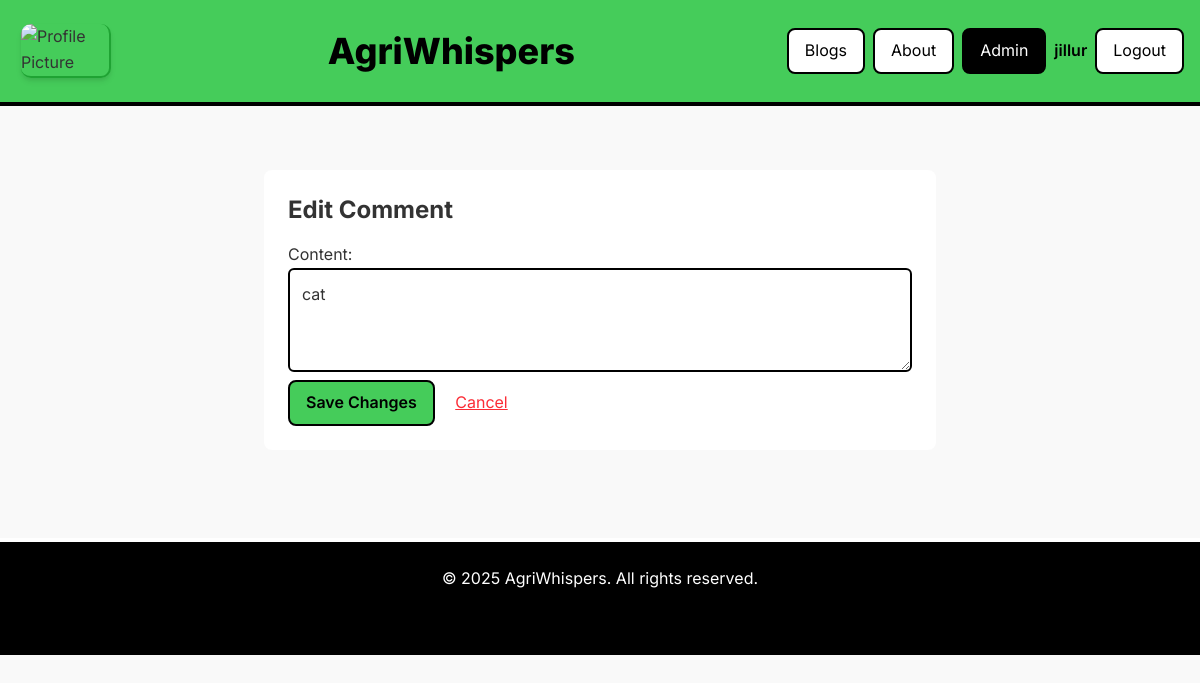
Before: /greenblog/comment/26/edit/ (signed in) with the older database file.
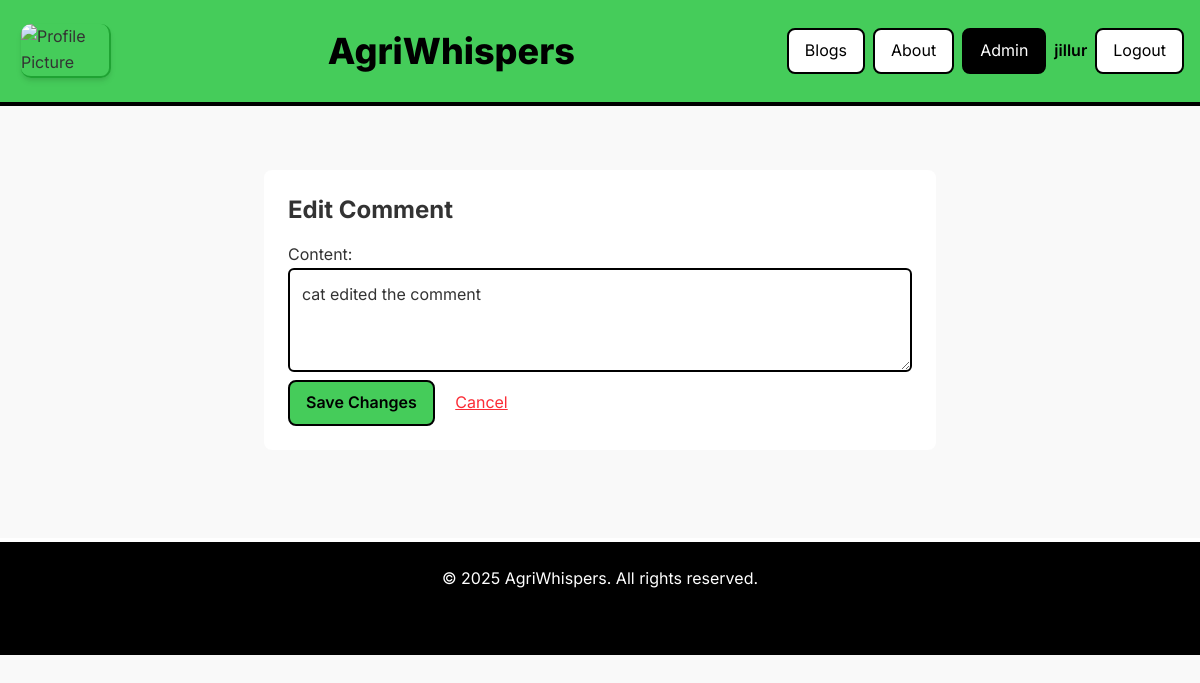
After: the same page with the newer database file.
### blog/models.py (models this page shows, shortened)
class Comment(models.Model):
    post = models.ForeignKey(BlogPost, on_delete=models.CASCADE, related_name='comments')
    user = models.ForeignKey(User, on_delete=models.CASCADE)
    content = models.TextField()
    created_at = models.DateTimeField(auto_now_add=True)

### blog/views.py (the view)
# urls.py: path('comment/<int:pk>/edit/', views.edit_comment, name='edit_comment'),
@login_required
def edit_comment(request, pk):
    comment = get_object_or_404(Comment, pk=pk)
    if comment.user != request.user:
        return HttpResponseForbidden("You are not allowed to edit this comment.")
    if request.method == 'POST':
        form = CommentForm(request.POST, instance=comment)
        if form.is_valid():
            form.save()
            return redirect(comment.post.get_absolute_url())  # redirect back to the blog post
    else:
        form = CommentForm(instance=comment)
    return render(request, 'blog/edit_comment.html', {'form': form})

### blog/forms.py
class CommentForm(forms.ModelForm):
    class Meta:
        model = Comment
        fields = ['content']
        widgets = {
            'content': forms.Textarea(attrs={
                'class': 'w-full border-2 border-black p-3 rounded-md',
                'rows': 3,
                'placeholder': 'Write your comment here...'
            })
        }

### blog/context_processors.py (called while the page is built)
def current_time(request):
    return {'current_time': datetime.now()}

### blog/models.py (called while the page is built)
    def get_absolute_url(self):
        return reverse('blog_detail', kwargs={'id': self.id, 'slug': self.slug})

### blog/templates/blog/edit_comment.html (shortened to what this page needs)
{% extends 'base.html' %}
{% block content %}
<div class="max-w-2xl mx-auto p-6 bg-white rounded-lg mt-10">
    <h2 class="text-2xl font-bold mb-4">Edit Comment</h2>
    <form method="post">
        {{ form.as_p }}
        <button type="submit" class="px-4 py-2 bg-treegreen text-black font-semibold border-2 border-black hover:bg-black hover:text-treegreen rounded-lg">
            Save Changes
        </button>
        <a href="{{ form.instance.post.get_absolute_url }}" class="ml-4 text-red-500 underline">Cancel</a>
    </form>
</div>
{% endblock %}

Changed rows visible on the page:
changed Comment: content "cat" → "cat edited the comment"
